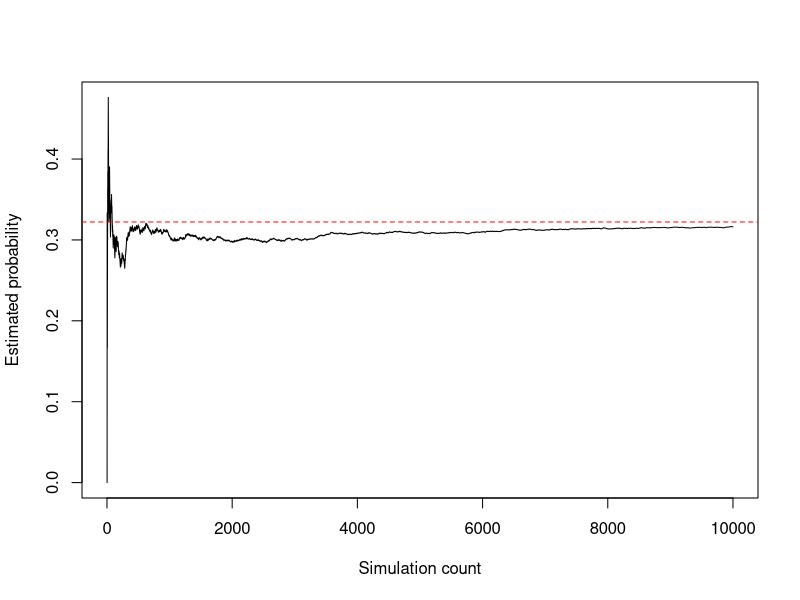
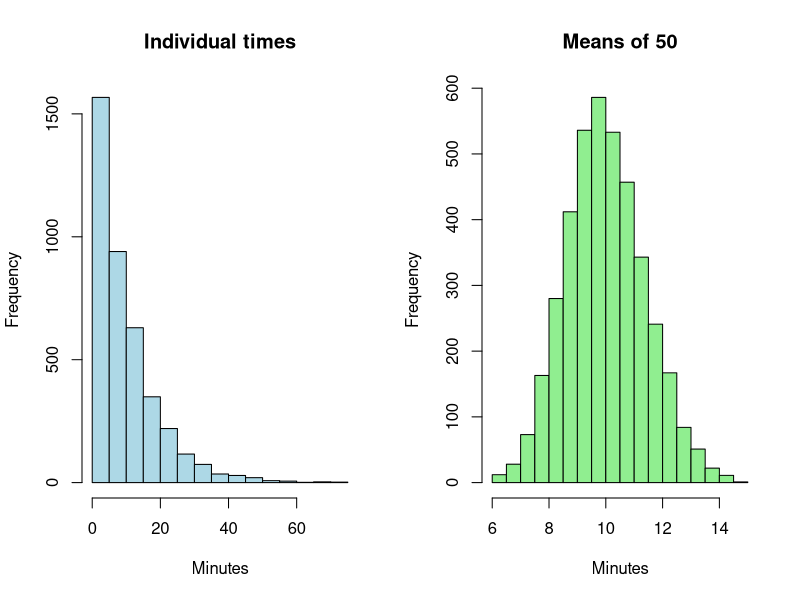

Reproduce these figures in R, in order.
## ---- chunk 1
options(width=95, digits=5)
usage <- c(100, 200, 300)
bill <- function(kwh, rate=0.30, fixed=20) {
  fixed + rate * kwh
}
print(bill(usage))
print(usage[usage >= 200])
print(usage[1])
stopifnot(identical(bill(usage), c(50,80,110)))
cat(R.version.string, "\n")
## ---- chunk 2
customers <- data.frame(id=1:4, plan=factor(c("A","A","B","B")),kwh=c(100,200,300,NA))
print(customers)
print(is.na(customers$kwh))
print("------------")
print(c(raw_mean=mean(customers$kwh), observed_mean=mean(customers$kwh,na.rm=TRUE)))
print("------------")
print(tapply(customers$kwh, customers$plan, mean, na.rm=TRUE))
print("------------")
print(customers[!is.na(customers$kwh) & customers$plan=="A", , drop=FALSE])
## ---- chunk 3
omega <- 1:6; A <- c(2,4,6); B <- c(4,5,6)
pA <- length(A)/length(omega); pB <- length(B)/length(omega)
pAB <- length(intersect(A,B))/length(omega)
print(c(A=pA, B=pB, intersection=pAB, union=pA+pB-pAB, complement_A=1-pA))
print("------------")
print(choose(5,2))
stopifnot(abs((pA+pB-pAB)-length(union(A,B))/6)<1e-12)
## ---- chunk 4
tab <- matrix(c(60,140,40,760),nrow=2,byrow=TRUE,
              dimnames=list(complaint=c("yes","no"),outcome=c("churn","stay")))
print(tab)
print("------------")
print(c(p_churn=sum(tab[,"churn"])/sum(tab),
        p_churn_given_complaint=tab["yes","churn"]/sum(tab["yes",]),
        p_complaint_given_churn=tab["yes","churn"]/sum(tab[,"churn"])))
print(prop.table(tab,margin=1))
## ---- chunk 5
prior <- .01; sensitivity <- .8; false_positive <- .05
true_alert <- prior*sensitivity
false_alert <- (1-prior)*false_positive
posterior <- true_alert/(true_alert+false_alert)
print(c(expected_true_alerts=10000*true_alert, expected_false_alerts=10000*false_alert, posterior=posterior))
print(c(review_value=120*posterior-8))
## ---- chunk 6
cost <- c(0,100,200); p <- c(.2,.5,.3)
mu <- sum(cost*p); variance <- sum((cost-mu)^2*p)
print(c(mean=mu, variance=variance, sd=sqrt(variance)))
print(c(var_scaled=4*variance, mean_shifted=2*mu+10))
x <- c(1,2,3,4); y <- c(2,5,5,8)
print(c(sample_cov=cov(x,y), correlation=cor(x,y)))
stopifnot(sum(p)==1, variance==4900)
## ---- chunk 7
print(c(exactly3=dbinom(3,size=10,prob=.2),
        more_than2=pbinom(2,10,.2,lower.tail=FALSE),
        poisson_over2=ppois(2,lambda=4,lower.tail=FALSE)))
print(c(normal_90_to110=pnorm(110,100,15)-pnorm(90,100,15),
        normal_95th=qnorm(.95,100,15)))
set.seed(101); print(rbinom(8,size=1,prob=.2))
## ---- chunk 8
set.seed(102)
B <- 10000
counts <- rbinom(B,10,.2)
hit <- counts>=3
estimate <- mean(hit)
mc_se <- sqrt(estimate*(1-estimate)/B)
print(c(simulated=estimate, exact=pbinom(2,10,.2,lower.tail=FALSE), MC_SE=mc_se))
running <- cumsum(hit)/seq_along(hit)
plot(running,type="l",xlab="Simulation count",ylab="Estimated probability")
abline(h=pbinom(2,10,.2,lower.tail=FALSE),col="red",lty=2)
## ---- chunk 9
set.seed(103)
means1 <- replicate(4000,mean(rexp(1,rate=.1)))
means50 <- replicate(4000,mean(rexp(50,rate=.1)))
print(rbind(n1=c(mean=mean(means1),sd=sd(means1),theory_SE=10),
            n50=c(mean=mean(means50),sd=sd(means50),theory_SE=10/sqrt(50))))
par(mfrow=c(1,2))
hist(means1,main="Individual times",xlab="Minutes",col="lightblue")
hist(means50,main="Means of 50",xlab="Minutes",col="lightgreen")
par(mfrow=c(1,1))
## ---- chunk 10
bills <- c(80,90,100,110,120)
n <- length(bills)
m <- mean(bills)
s <- sd(bills)
se <- s/sqrt(n)
ci <- m + c(-1,1)*qt(.975,df=n-1)*se
print(c(n=n,mean=m,SD=s,SE=se,lower=ci[1],upper=ci[2]))
print(t.test(bills)$conf.int)
stopifnot(max(abs(ci-t.test(bills)$conf.int))<1e-10)
## ---- chunk 11
test <- t.test(bills,mu=95,alternative="two.sided")
t_manual <- (mean(bills)-95)/(sd(bills)/sqrt(length(bills)))
p_manual <- 2*pt(-abs(t_manual),df=length(bills)-1)
print(c(t=t_manual,p=p_manual,reject_at_05=p_manual<.05))
print(test$conf.int)
stopifnot(abs(p_manual-test$p.value)<1e-12)
